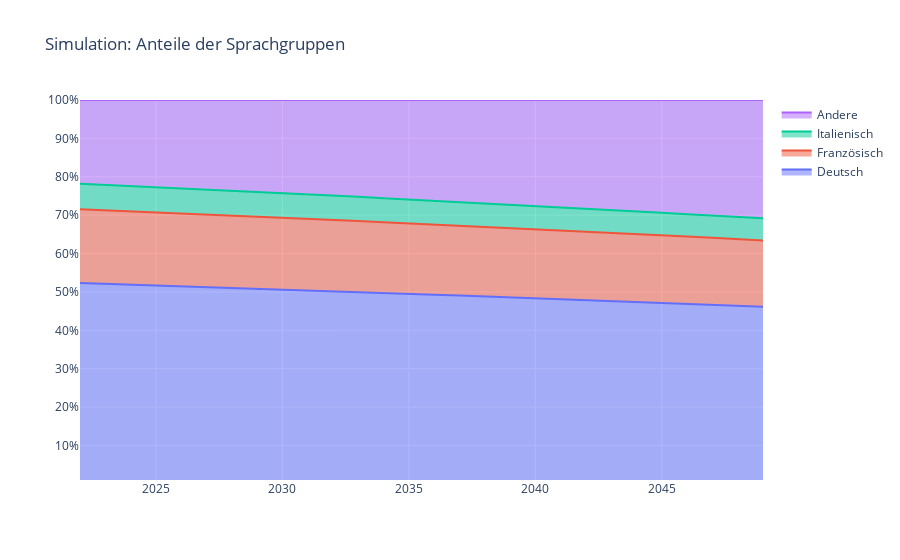

Source (notebook cell):
### Markdown cell above
## Execution

### Code cell
params_geburtenrate = get_distributionParams_of_geburtenrate()
params_todesrate = get_distributionParams_of_todesrate()
params_einwanderung = get_distributionParams_of_einwanderung()
params_auswanderung = get_distributionParams_of_auswanderung()

## erwartungswerte prüfen!!!!!!!!!!

n = 100000
years=28
startValues = (4440082, 1628228, 567203, 1850152)

print("Population start size: ", np.sum(startValues))

Deutsch = simulation(params_geburtenrate["Deutsch"], params_todesrate["Deutsch"], params_einwanderung["Deutsch"], params_auswanderung["Deutsch"], startValues[0],years=years,n=n)
Französisch = simulation(params_geburtenrate["Französisch"], params_todesrate["Französisch"], params_einwanderung["Französisch"], params_auswanderung["Französisch"], startValues[1],years=years,n=n)
Italienisch = simulation(params_geburtenrate["Italienisch"], params_todesrate["Italienisch"], params_einwanderung["Italienisch"], params_auswanderung["Italienisch"], startValues[2],years=years,n=n)
Andere = simulation(params_geburtenrate["Andere"], params_todesrate["Andere"], params_einwanderung["Andere"], params_auswanderung["Andere"], startValues[3],years=years,n=n)

print("Population end size: ", int(np.sum([MeanOfSim(Deutsch)[-1], MeanOfSim(Französisch)[-1], MeanOfSim(Italienisch)[-1], MeanOfSim(Andere)[-1]])))

print("Deutsch:", int(MeanOfSim(Deutsch)[-1]))
print("Französisch:", int(MeanOfSim(Französisch)[-1]))
print("Italienisch:", int(MeanOfSim(Italienisch)[-1]))
print("Andere:", int(MeanOfSim(Andere)[-1]))

display_sim(Deutsch, Französisch, Italienisch, Andere, 2022)
display_stackedArea_chart(Deutsch, Französisch, Italienisch, Andere)
display_simulationEnd_dist(Deutsch, Französisch, Italienisch, Andere)

### Figure 1 — Plotly figure (JSON) as saved in the notebook; plotly's stock layout.template omitted (floating-point values rounded to 4 significant figures)
{"data": [{"groupnorm": "percent", "mode": "lines", "name": "Deutsch", "stackgroup": "one", "type": "scatter", "x": [2022, 2023, 2024, 2025, 2026, 2027, 2028, 2029, 2030, 2031, 2032, 2033, 2034, 2035, 2036, 2037, 2038, 2039, 2040, 2041, 2042, 2043, 2044, 2045, 2046, 2047, 2048, 2049], "y": [4440082, 4455000.0, 4471000.0, 4486000.0, 4502000.0, 4518000.0, 4533000.0, 4549000.0, 4565000.0, 4581000.0, 4597000.0, 4613000.0, 4629000.0, 4645000.0, 4661000.0, 4677000.0, 4693000.0, 4710000.0, 4726000.0, 4743000.0, 4759000.0, 4776000.0, 4792000.0, 4809000.0, 4826000.0, 4843000.0, 4860000.0, 4876000.0, 4893000.0]}, {"mode": "lines", "name": "Französisch", "stackgroup": "one", "type": "scatter", "x": [2022, 2023, 2024, 2025, 2026, 2027, 2028, 2029, 2030, 2031, 2032, 2033, 2034, 2035, 2036, 2037, 2038, 2039, 2040, 2041, 2042, 2043, 2044, 2045, 2046, 2047, 2048, 2049], "y": [1628228, 1635000.0, 1642000.0, 1649000.0, 1657000.0, 1664000.0, 1671000.0, 1678000.0, 1685000.0, 1693000.0, 1700000.0, 1707000.0, 1715000.0, 1722000.0, 1730000.0, 1737000.0, 1745000.0, 1752000.0, 1760000.0, 1767000.0, 1775000.0, 1783000.0, 1791000.0, 1798000.0, 1806000.0, 1814000.0, 1822000.0, 1830000.0, 1838000.0]}, {"mode": "lines", "name": "Italienisch", "stackgroup": "one", "type": "scatter", "x": [2022, 2023, 2024, 2025, 2026, 2027, 2028, 2029, 2030, 2031, 2032, 2033, 2034, 2035, 2036, 2037, 2038, 2039, 2040, 2041, 2042, 2043, 2044, 2045, 2046, 2047, 2048, 2049], "y": [567203, 568600.0, 570100.0, 571500.0, 573000.0, 574400.0, 575900.0, 577400.0, 578800.0, 580300.0, 581800.0, 583300.0, 584700.0, 586200.0, 587700.0, 589300.0, 590800.0, 592300.0, 593800.0, 595300.0, 596800.0, 598300.0, 599800.0, 601400.0, 602900.0, 604500.0, 606000.0, 607500.0, 609100.0]}, {"mode": "lines", "name": "Andere", "stackgroup": "one", "type": "scatter", "x": [2022, 2023, 2024, 2025, 2026, 2027, 2028, 2029, 2030, 2031, 2032, 2033, 2034, 2035, 2036, 2037, 2038, 2039, 2040, 2041, 2042, 2043, 2044, 2045, 2046, 2047, 2048, 2049], "y": [1850152, 1889000.0, 1929000.0, 1970000.0, 2012000.0, 2055000.0, 2098000.0, 2143000.0, 2188000.0, 2235000.0, 2282000.0, 2330000.0, 2380000.0, 2430000.0, 2482000.0, 2534000.0, 2588000.0, 2643000.0, 2699000.0, 2757000.0, 2815000.0, 2875000.0, 2936000.0, 2998000.0, 3062000.0, 3127000.0, 3193000.0, 3261000.0, 3330000.0]}], "layout": {"showlegend": true, "title": {"text": "Simulation: Anteile der Sprachgruppen"}, "xaxis": {"type": "linear"}, "yaxis": {"range": [1, 100], "ticksuffix": "%", "type": "linear"}}}
